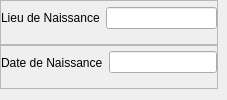
           <widget class="QWidget" name="widget_14" native="true">
            <layout class="QVBoxLayout" name="verticalLayout_10">
             <property name="spacing">
              <number>0</number>
             </property>
             <property name="leftMargin">
              <number>0</number>
             </property>
             <property name="topMargin">
              <number>0</number>
             </property>
             <property name="rightMargin">
              <number>9</number>
             </property>
             <item>
              <widget class="QFrame" name="frame_30">
               <property name="frameShape">
                <enum>QFrame::StyledPanel</enum>
               </property>
               <property name="frameShadow">
                <enum>QFrame::Raised</enum>
               </property>
               <layout class="QHBoxLayout" name="horizontalLayout_45">
                <property name="leftMargin">
                 <number>0</number>
                </property>
                <property name="topMargin">
                 <number>0</number>
                </property>
                <property name="rightMargin">
                 <number>0</number>
                </property>
                <item>
                 <widget class="QLabel" name="label_81">
                  <property name="text">
                   <string>Lieu de Naissance</string>
                  </property>
                  <property name="wordWrap">
                   <bool>true</bool>
                  </property>
                 </widget>
                </item>
                <item>
                 <widget class="QLineEdit" name="udpateLIeuNaissance"/>
                </item>
               </layout>
              </widget>
             </item>
             <item>
              <widget class="QFrame" name="frame_29">
               <property name="frameShape">
                <enum>QFrame::StyledPanel</enum>
               </property>
               <property name="frameShadow">
                <enum>QFrame::Raised</enum>
               </property>
               <layout class="QHBoxLayout" name="horizontalLayout_44">
                <property name="leftMargin">
                 <number>0</number>
                </property>
                <property name="topMargin">
                 <number>0</number>
                </property>
                <property name="rightMargin">
                 <number>0</number>
                </property>
                <item>
                 <widget class="QLabel" name="label_80">
                  <property name="text">
                   <string>Date de Naissance</string>
                  </property>
                  <property name="wordWrap">
                   <bool>true</bool>
                  </property>
                 </widget>
                </item>
                <item>
                 <widget class="QLineEdit" name="udpateDateNaissance"/>
                </item>
               </layout>
              </widget>
             </item>
            </layout>
           </widget>
